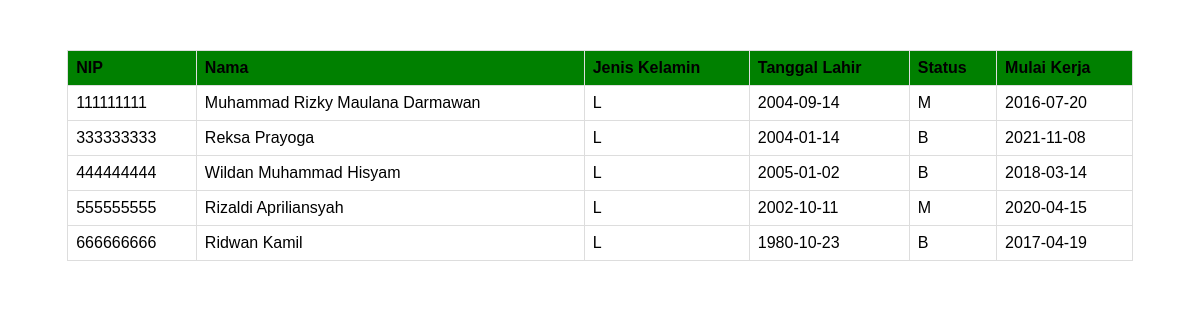
Screenshot of /2/index.php with the database file from the repository.
### tables this page shows
CREATE TABLE `pegawai` (
  `nip` int(11) NOT NULL,
  `nama` varchar(100) NOT NULL,
  `jns_kel` char(1) NOT NULL,
  `tgl_lahir` date NOT NULL,
  `status` char(1) NOT NULL,
  `mulai_kerja` date NOT NULL
);

### 1/config.php (called while the page is built, shortened)
<?php
class config {
public $db_host = "localhost";
public $db_user = "root";
public $db_pass = "";
public $db_name = "pertemuan2";
function __construct(){
    $conn = mysqli_connect($this->db_host, $this->db_user, $this->db_pass, $this->db_name);
    $this->conn = $conn;
}
}
?>

### 1/pegawai.php (called while the page is built)
<?php
class Pegawai {
    function query($conn, $query){
        $data = mysqli_query($conn, $query);
        return $data;
    }
}
?>

### 2/index.php (the view, shortened to what this page needs)
<?php
include("../1/config.php");
include("../1/pegawai.php");
$pegawai = new pegawai;
$connection = new config;
$allPegawai = $pegawai->query($connection->conn,"SELECT * FROM pegawai WHERE jns_kel='L'");
?>
<!DOCTYPE html>
<html lang="en">
<head>
</head>
<body>
    <div class="container">
    <table>
        <thead>
            <tr>
                <th>NIP</th>
                <th>Nama</th>
                <th>Jenis Kelamin</th>
                <th>Tanggal Lahir</th>
                <th>Status</th>
                <th>Mulai Kerja</th>
            </tr>
        </thead>
        <tbody>
            <?php
                foreach($allPegawai as $pegawai){
                    echo "<tr>";
                    echo "<td>".$pegawai['nip']."</td>";
                    echo "<td>".$pegawai['nama']."</td>";
                    echo "<td>".$pegawai['jns_kel']."</td>";
                    echo "<td>".$pegawai['tgl_lahir']."</td>";
                    echo "<td>".$pegawai['status']."</td>";
                    echo "<td>".$pegawai['mulai_kerja']."</td>";
                    echo "<tr>";
                }
            ?>
        </tbody>
    </table>
    </div>
</body>
</html>

### 2/index.php (style rules this page uses)
.container { width: 90%; margin-left: auto; margin-right: auto; margin-top: 50px; }
table { font-family: arial, sans-serif; border-collapse: collapse; width: 100%; }
thead { background-color: green; }
td, th { border: 1px solid #dddddd; text-align: left; padding: 8px; }
tr:nth-child(even) { background-color: #dddddd; }

### rows the page displays
pegawai: nip "111111111", nama "Muhammad Rizky Maulana Darmawan", jns_kel "L", tgl_lahir "2004-09-14", status "M", mulai_kerja "2016-07-20"
pegawai: nip "333333333", nama "Reksa Prayoga", jns_kel "L", tgl_lahir "2004-01-14", status "B", mulai_kerja "2021-11-08"
pegawai: nip "444444444", nama "Wildan Muhammad Hisyam", jns_kel "L", tgl_lahir "2005-01-02", status "B", mulai_kerja "2018-03-14"
pegawai: nip "555555555", nama "Rizaldi Apriliansyah", jns_kel "L", tgl_lahir "2002-10-11", status "M", mulai_kerja "2020-04-15"
pegawai: nip "666666666", nama "Ridwan Kamil", jns_kel "L", tgl_lahir "1980-10-23", status "B", mulai_kerja "2017-04-19"
